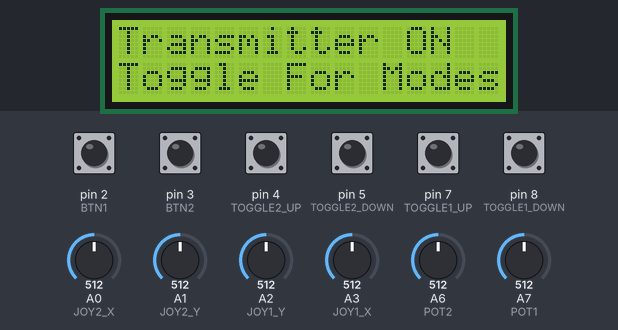
Recording of a sketch running on a simulated Arduino Nano, built with avr-gcc and run on an emulated ATmega328P. Shown: 16×2 character LCD. The inputs (shaded band) are chosen by the test bench; at power-on: pin 2 (BTN1), pin 3 (BTN2), pin 4 (TOGGLE2_UP), pin 5 (TOGGLE2_DOWN), pin 7 (TOGGLE1_UP), pin 8 (TOGGLE1_DOWN) HIGH, A0 (JOY2_X) = 512, A1 (JOY2_Y) = 512, A2 (JOY1_Y) = 512, A3 (JOY1_X) = 512, A6 (POT2) = 512, A7 (POT1) = 512. No radio packets arrive unless stated; what the sketch prints to the serial monitor is not drawn.

Above: at 1.2 s.
1.3 s: pin 5 (TOGGLE2_DOWN) pulled LOW for 1 s
At 1.8 s:
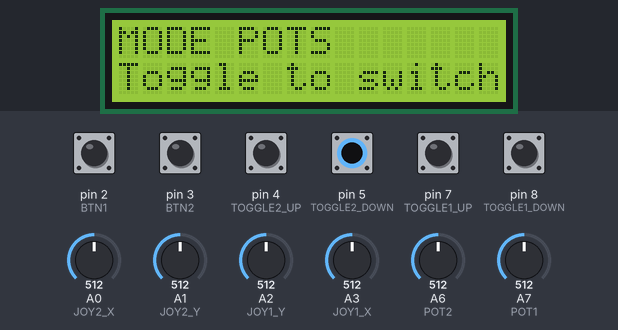
3.8 s: pin 5 (TOGGLE2_DOWN) pulled LOW for 0.15 s
At 3.93 s:
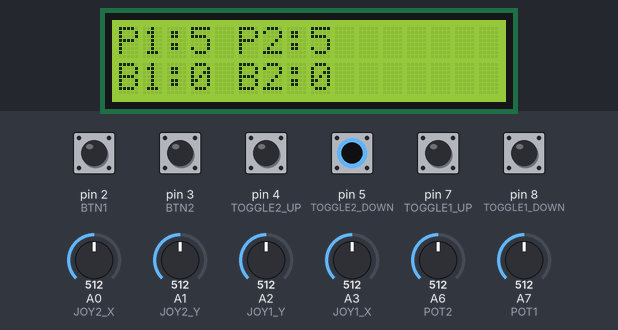
5.5 s: pin 4 (TOGGLE2_UP) pulled LOW for 1 s
At 6.3 s:
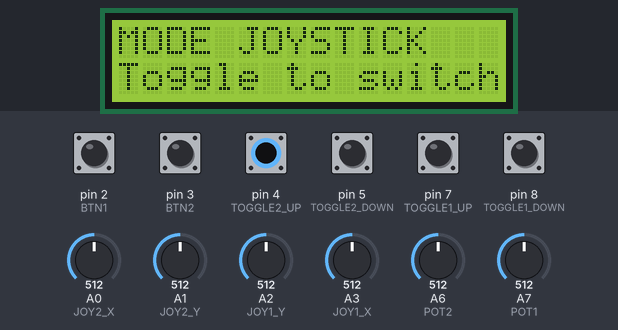
8.0 s: pin 4 (TOGGLE2_UP) pulled LOW for 0.15 s
At 8.13 s:
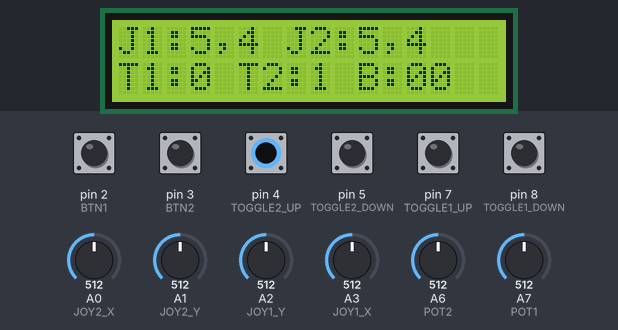
9.7 s: pin 4 (TOGGLE2_UP) pulled LOW for 1 s
At 10.5 s:
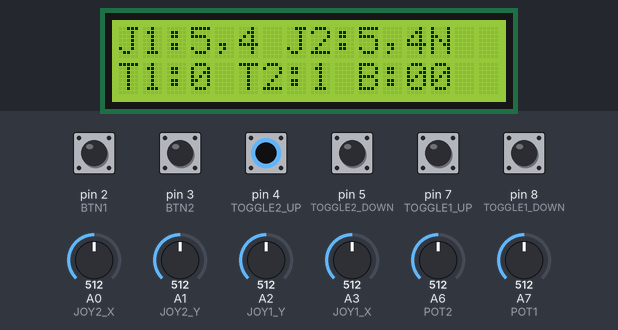
Timing chart, 0 to 12.7 s (numbered marks = the images above; inputs shaded):
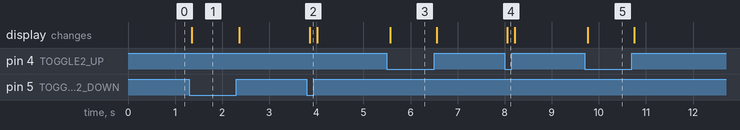

The sketch:

Transmitter.ino
```cpp
// This code includes optional LCD+I2C display support alongside NRF24L01 transceiver functionality.
// If you're not using an LCD+I2C, you can safely remove the related LCD code. The transmitter will still function properly.

// Recommendation: If you're not very familiar with Arduino or its coding conventions,
// feel free to upload this code as-is. It is optimized to run reliably, and the latency will remain minimal.

#include <SPI.h>
#include <Wire.h>
#include <RF24.h>
#include <LiquidCrystal_I2C.h>

// === NRF24L01 Configuration ===
#define CE_PIN  9
#define CSN_PIN 10
RF24 radio(CE_PIN, CSN_PIN);
const byte address[6] = "00001";

// === LCD I2C Setup ===
LiquidCrystal_I2C lcd(0x27, 16, 2);  // Adjust address according to your lcd dislay

// === Pin Definitions ===
#define JOY2_X A0
#define JOY2_Y A1
#define JOY1_X A3
#define JOY1_Y A2
#define POT1   A7
#define POT2   A6
#define BTN1   2
#define BTN2   3
#define TOGGLE1_UP    7
#define TOGGLE1_DOWN  8
#define TOGGLE2_UP    4
#define TOGGLE2_DOWN  5

// === Data Structure to Send ===
struct DataPacket {
  int joy1X, joy1Y;
  int joy2X, joy2Y;
  int pot1, pot2;
  bool btn1, btn2;
  int toggle1, toggle2; // -1, 0, 1
};

int lcdMode = 0;
int lastMode = -1;
unsigned long modeSwitchTime = 0;
bool showModeName = false;

int lastToggle2 = -1;

void setup() {
  Serial.begin(9600);

  // Set pin modes
  pinMode(BTN1, INPUT_PULLUP);
  pinMode(BTN2, INPUT_PULLUP);
  pinMode(TOGGLE1_UP, INPUT_PULLUP);
  pinMode(TOGGLE1_DOWN, INPUT_PULLUP);
  pinMode(TOGGLE2_UP, INPUT_PULLUP);
  pinMode(TOGGLE2_DOWN, INPUT_PULLUP);

  // LCD setup
  lcd.init();
  lcd.backlight();
  lcd.setCursor(0, 0);
  lcd.print("Transmitter ON");

  // NRF24L01 setup - **MATCH RECEIVER SETTINGS**
  radio.begin();
  radio.openWritingPipe(address);
  radio.setPALevel(RF24_PA_HIGH);
  radio.setChannel(100);
  radio.setDataRate(RF24_250KBPS);      // Match receiver's side too
  radio.setAutoAck(true);
  radio.stopListening();                // Transmitter mode

  Serial.println("Transmitter started");
}

void loop() {
  DataPacket data;

  // === Read all inputs ===
  data.joy1X = analogRead(JOY1_X);
  data.joy1Y = 1023 - analogRead(JOY1_Y);
  data.joy2X = analogRead(JOY2_X);
  data.joy2Y = 1023 - analogRead(JOY2_Y);
  data.pot1  = analogRead(POT1);
  data.pot2  = analogRead(POT2);
  data.btn1  = !digitalRead(BTN1);
  data.btn2  = !digitalRead(BTN2);
  data.toggle1 = readToggle(TOGGLE1_UP, TOGGLE1_DOWN);
  data.toggle2 = readToggle(TOGGLE2_UP, TOGGLE2_DOWN);

  // === Send data and check status ===
  bool success = radio.write(&data, sizeof(data));
  if (success) {
    Serial.println("Data sent successfully");
  } else {
    Serial.println("Data send FAILED");
  }

  // === LCD mode switching ===
  int currentToggle2 = data.toggle2;

  if (currentToggle2 == 1) {
    lcdMode = 0;  // Mode A
  } else if (currentToggle2 == -1) {
    lcdMode = 1;  // Mode B
  }

  if (currentToggle2 == 0) {
    // Toggle in middle - show default message
    if (lastToggle2 != 0) {
      lcd.clear();
      lcd.setCursor(0, 0);
      lcd.print("Transmitter ON");
      lcd.setCursor(0, 1);
      lcd.print("Toggle For Modes");
    }
    lastToggle2 = 0;
  } else {
    lastToggle2 = currentToggle2;

    // Show mode name for 2 seconds when mode changes
    if (lcdMode != lastMode) {
      lcd.clear();
      lcd.setCursor(0, 0);
      lcd.print("MODE ");
      lcd.print(lcdMode == 0 ? "JOYSTICK" : "POTS");
      lcd.setCursor(0, 1);
      lcd.print("Toggle to switch");
      modeSwitchTime = millis();
      showModeName = true;
      lastMode = lcdMode;
    }

    // After 2 seconds, display normal info
    if (showModeName) {
      if (millis() - modeSwitchTime > 2000) {
        showModeName = false;
        lcd.clear();
      } else {
        delay(20);
        return;
      }
    }

    // === Scale analog values 0-10 for display ===
    int j1x = map(data.joy1X, 0, 1023, 0, 10);
    int j1y = map(data.joy1Y, 0, 1023, 0, 10);
    int j2x = map(data.joy2X, 0, 1023, 0, 10);
    int j2y = map(data.joy2Y, 0, 1023, 0, 10);
    int p1  = map(data.pot1, 0, 1023, 0, 10);
    int p2  = map(data.pot2, 0, 1023, 0, 10);

    if (lcdMode == 0) {
      // Mode A: Joysticks + Toggles + Buttons
      lcd.setCursor(0, 0);
      lcd.print("J1:");
      lcd.print(j1x);
      lcd.print(",");
      lcd.print(j1y);
      lcd.print(" J2:");
      lcd.print(j2x);
      lcd.print(",");
      lcd.print(j2y);

      lcd.setCursor(0, 1);
      lcd.print("T1:");
      lcd.print(data.toggle1);
      lcd.print(" T2:");
      lcd.print(data.toggle2);
      lcd.print(" B:");
      lcd.print(data.btn1);
      lcd.print(data.btn2);
      lcd.print("   ");  // Clear any leftover chars
    } else {
      // Mode B: Pots + Buttons + Toggles
      lcd.setCursor(0, 0);
      lcd.print("P1:");
      lcd.print(p1);
      lcd.print(" P2:");
      lcd.print(p2);
      lcd.print("   ");

      lcd.setCursor(0, 1);
      lcd.print("B1:");
      lcd.print(data.btn1);
      lcd.print(" B2:");
      lcd.print(data.btn2);
      lcd.print("    ");
    }
  }

  delay(50);
}

// Read toggle switches
int readToggle(int upPin, int downPin) {
  bool up = !digitalRead(upPin);
  bool down = !digitalRead(downPin);

  if (up && !down) return 1;
  else if (!up && down) return -1;
  else return 0;
}
```

Measured:
- after the input at 1.3 s, the display: changes after 0.05 s (image 1)
- after the input at 3.8 s, the display: changes after 0.05 s (image 2)
- after the input at 5.5 s, the display: changes after 0.07 s (image 3)
- after the input at 8.0 s, the display: changes after 0.05 s (image 4)
- after the input at 9.7 s, the display: changes after 0.07 s (image 5)
